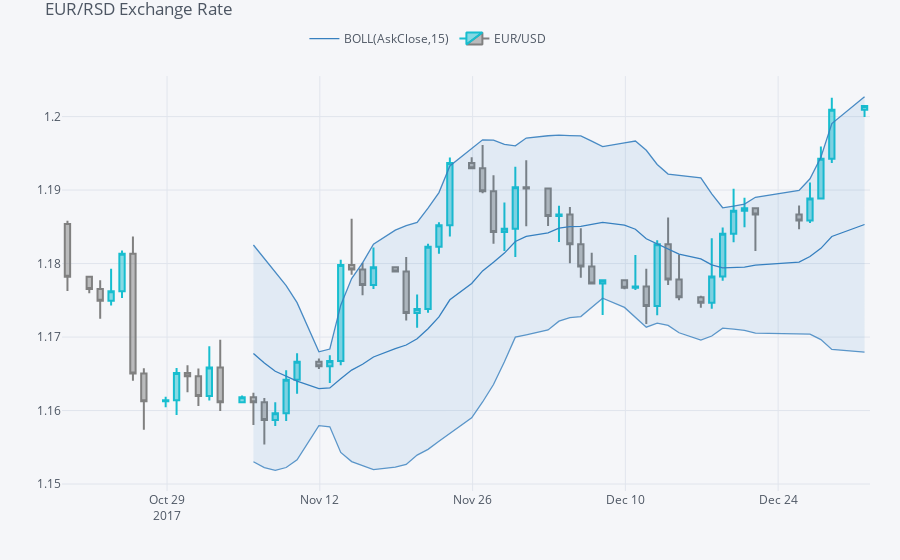

Here is the notebook cell this chart was saved with:
### Code cell
plyo.iplot(qf.iplot(asFigure=True),
           # image = 'png',
           filename='qf_02')
